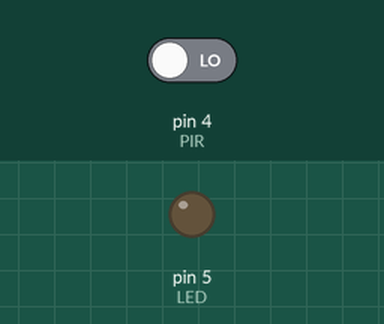
Simulated run of this sketch. Board: Arduino Uno, built with avr-gcc and run on an emulated ATmega328P. On the bench: output pins drawn as LEDs (lit = HIGH). The test bench sets the inputs (shaded band); at power-on: pin 4 (PIR) LOW.

Above: at 1.2 s.
1.3 s: pin 4 (PIR) driven HIGH
At 2.1 s:
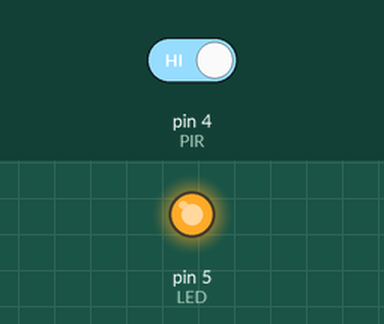
2.8 s: pin 4 (PIR) driven LOW
At 3.3 s:
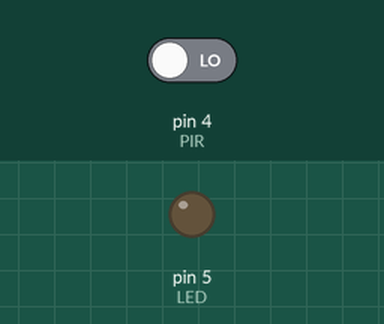
Timing chart, 0 to 5.8 s (numbered marks = the images above; inputs shaded):
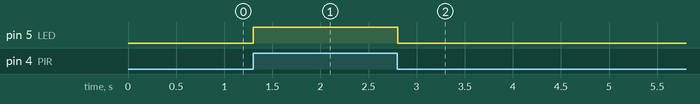

The sketch:

sensor_de_movimiento1.ino
```cpp
int LED =5;
int PIR =4;


void setup()
{
  pinMode(LED, OUTPUT);
  pinMode(PIR, INPUT);
}

void loop()
{
  int value = digitalRead(PIR);
  if (value == 1) {
  digitalWrite(LED, HIGH);
    }
 else
   {
   digitalWrite(LED, LOW);
}
    delay(10);
    }
```

Measured:
- after the input at 1.3 s, pin 5 (LED): LOW → HIGH at once
- after the input at 2.8 s, pin 5 (LED): HIGH → LOW at once
